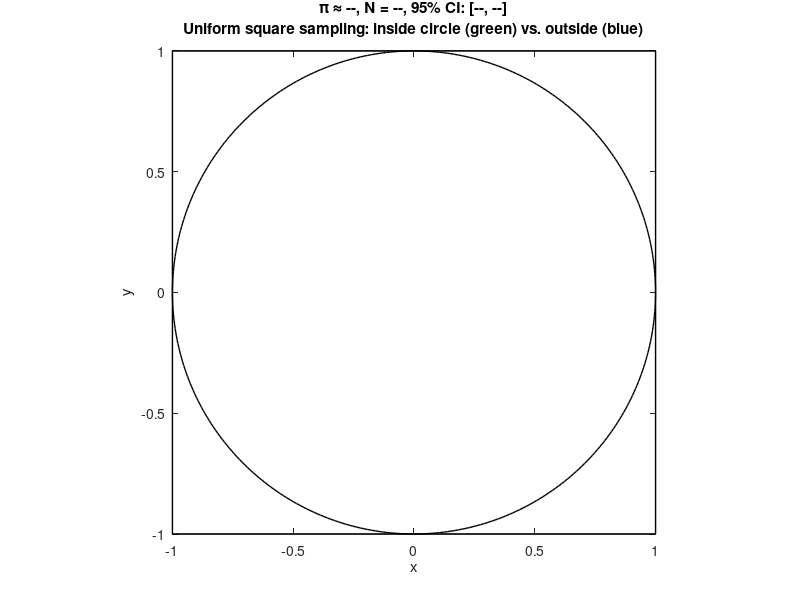

Here is the MATLAB script that generated this plot: (Note: this script raises an error after producing the figure.)

%%%%%%%%%%%%%%%%%%%%%%%%%%%%%%%%%%%%%%%%%%%%%%%%%%%%%%%%%%%%%%%%%%%%%%%%%%%
%Generate mpeg_4 file of randomly generated points in a circle
%AUTHOR: J. DeMarco & chatGPT assistant
%CREATION DATE: 07/27/25
%LAST MODIFIED: 07/27/25
%%%%%%%%%%%%%%%%%%%%%%%%%%%%%%%%%%%%%%%%%%%%%%%%%%%%%%%%%%%%%%%%%%%%%%%%%%%

%% Random square sampling vs. circle (fixed colors, cumulative points) + live pi estimate & CI
% - Points are NEVER trimmed or redrawn from scratch.
% - We append new points each frame using animatedline/addpoints.
% - Inside circle: GREEN; Outside circle: BLUE.

rng(1);

%% --- Geometry ---
R = 1;
xlimv = [-R R]; ylimv = [-R R];

%% --- Accuracy / performance controls ---
Npoints     = 1.0e5;    % total samples (increase to reduce error; memory ~ 2*Npoints*8 bytes)
ptsPerFrame = 0.5e3;    % samples processed per frame
fps         = 30;       % video frame rate
updateEvery = 2;        % update the title every k frames
useHalton   = true;     % low-discrepancy sampling if available

% Marker sizes
size_in  = 8;
size_out = 8;

%% --- Output path: next to this script (fallback to pwd) ---
scriptFullPath = mfilename('fullpath');
if isempty(scriptFullPath)
    scriptDir = pwd;
else
    scriptDir = fileparts(scriptFullPath);
end
outFileName = 'random_points_square_vs_circle_cumulative_pi.mp4';
outFilePath = fullfile(scriptDir, outFileName);

%% --- Generate samples in the square [-R,R]^2 ---
if useHalton && exist('haltonset','file')
    hs = haltonset(2,'Skip',1e3,'Leap',1e2);
    hs = scramble(hs,'RR2');
    U  = net(hs, Npoints);               % [0,1]^2
    xs = (U(:,1)*2 - 1) * R;             % [-R, R]
    ys = (U(:,2)*2 - 1) * R;
else
    warning('Using pseudorandom sampling (haltonset not found or disabled).');
    xs = (2*rand(Npoints,1) - 1) * R;
    ys = (2*rand(Npoints,1) - 1) * R;
end
insideMask = xs.^2 + ys.^2 <= R^2;

%% --- Figure & axes ---
fig = figure('Color','w','Position',[100 100 800 820]);
ax  = axes('Parent',fig);
hold(ax,'on'); axis(ax,'equal'); box(ax,'on');
xlim(ax,xlimv); ylim(ax,ylimv);

% Draw boundaries once
t = linspace(0,2*pi,400);
plot(ax, R*cos(t), R*sin(t), 'k-', 'LineWidth', 1.0);                     % circle
plot(ax, xlimv([1 2 2 1 1]), ylimv([1 1 2 2 1]), 'k-', 'LineWidth', 1.0); % square
xlabel(ax,'x'); ylabel(ax,'y');

% Two-line title (first line updated periodically)
hTitle = title(ax, { ...
    '\pi \approx --, N = --, 95% CI: [--, --]', ...
    'Uniform square sampling: inside circle (green) vs. outside (blue)' ...
}, 'Interpreter','tex', 'FontWeight','bold');

% Animated lines for cumulative points (no lines, marker-only)
green = [0.0 0.6 0.0];
blue  = [0.0 0.4470 0.7410];

hIn  = animatedline(ax, 'Color', green, 'LineStyle','none', 'Marker','.', 'MarkerSize', size_in);
hOut = animatedline(ax, 'Color', blue,  'LineStyle','none', 'Marker','.', 'MarkerSize', size_out);

%% --- Video writer ---
vw = VideoWriter(outFilePath, 'MPEG-4');
vw.FrameRate = fps;
open(vw);

%% --- Monte Carlo accumulators ---
Ntotal  = 0;
Ninside = 0;

nFrames = ceil(Npoints/ptsPerFrame);
for k = 1:nFrames
    i1 = (k-1)*ptsPerFrame + 1;
    i2 = min(k*ptsPerFrame, Npoints);

    xb = xs(i1:i2);
    yb = ys(i1:i2);
    ib = insideMask(i1:i2);

    % Monte Carlo counts
    Nbatch   = numel(xb);
    NinBatch = sum(ib);
    Ntotal   = Ntotal  + Nbatch;
    Ninside  = Ninside + NinBatch;

    % Current estimates
    pi_hat = 4 * (Ninside / Ntotal);
    p_hat  = pi_hat / 4;
    SE     = 4 * sqrt(max(p_hat*(1-p_hat), eps) / Ntotal);
    CI95   = 1.96 * SE;

    % Append new points cumulatively (no trimming)
    if any(ib)
        addpoints(hIn,  xb(ib),  yb(ib));
    end
    if any(~ib)
        addpoints(hOut, xb(~ib), yb(~ib));
    end

    % Update title less frequently
    if mod(k, updateEvery) == 0 || k == nFrames
        set(hTitle,'String', { ...
            sprintf('\\pi \\approx %.8f   N = %d   95%%%% CI: [%.8f, %.8f]', ...
                    pi_hat, Ntotal, pi_hat - CI95, pi_hat + CI95), ...
            'Uniform square sampling: inside circle (green) vs. outside (blue)' ...
        });
    end

    drawnow limitrate;
    writeVideo(vw, getframe(fig));
end

close(vw);
disp(['Saved video to: ' outFilePath]);


%% ---- helpers ----
function out = ternary(cond, a, b)
if cond, out = a; else, out = b; end
end

function S = fadeSizes(m, sz)
% Linear size fade from oldest -> newest
S = linspace(sz(1), sz(2), m).';
end